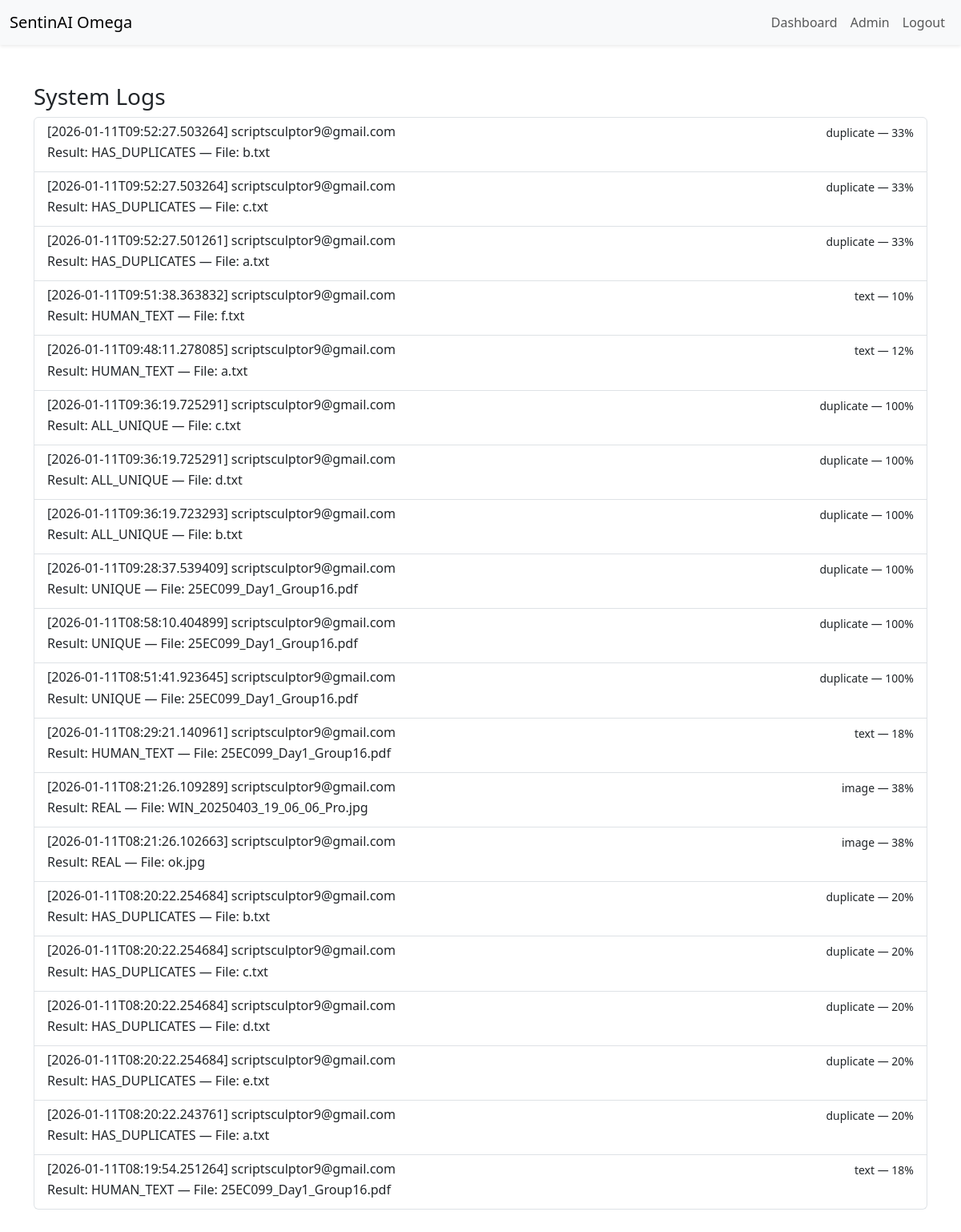
The page /admin/logs (signed in) on the database its author committed.
### tables this page shows
CREATE TABLE logs (
        id INTEGER PRIMARY KEY AUTOINCREMENT,
        user_id INTEGER,
        module TEXT,
        result TEXT,
        score INTEGER,
        filename TEXT,
        timestamp TEXT
    );

CREATE TABLE users (
        id INTEGER PRIMARY KEY AUTOINCREMENT,
        name TEXT,
        email TEXT UNIQUE,
        password TEXT,
        role TEXT DEFAULT 'user',
        blocked INTEGER DEFAULT 0,
        last_active TEXT
    );

### app.py (the view)
@app.route('/admin/logs')
@admin_required
def admin_logs():
    conn = get_db()
    logs = conn.execute('SELECT logs.*, users.email as user_email FROM logs LEFT JOIN users ON logs.user_id=users.id ORDER BY timestamp DESC LIMIT 200').fetchall()
    conn.close()
    return render_template('logs.html', logs=logs)

### app.py (called while the page is built)
def get_db():
    conn = sqlite3.connect(DB_PATH)
    conn.row_factory = sqlite3.Row
    return conn

def current_user():
    uid = session.get('user_id')
    if not uid:
        return None
    conn = get_db()
    user = conn.execute('SELECT * FROM users WHERE id = ?', (uid,)).fetchone()
    conn.close()
    return user

def admin_required(fn):
    from functools import wraps
    @wraps(fn)
    def wrapper(*args, **kwargs):
        user = current_user()
        if not user or user['role'] != 'admin':
            return redirect(url_for('login'))
        return fn(*args, **kwargs)
    return wrapper

### templates/logs.html
{% extends 'layout.html' %}
{% block content %}
<h3>System Logs</h3>
<div class="list-group">
  {% for l in logs %}
  <div class="list-group-item">
    <div class="d-flex w-100 justify-content-between">
      <h6 class="mb-1">[{{ l['timestamp'] }}] {{ l['user_email'] or 'unknown' }}</h6>
      <small>{{ l['module'] }} — {{ l['score'] }}%</small>
    </div>
    <p class="mb-1">Result: {{ l['result'] }} — File: {{ l['filename'] }}</p>
  </div>
  {% endfor %}
</div>
{% endblock %}

### rows shown on the page
logs: timestamp "2026-01-11T09:52:27.503264", email "scriptsculptor9@gmail.com", module "duplicate", score "33", result "HAS_DUPLICATES", filename "b.txt"
logs: timestamp "2026-01-11T09:52:27.503264", email "scriptsculptor9@gmail.com", module "duplicate", score "33", result "HAS_DUPLICATES", filename "c.txt"
logs: timestamp "2026-01-11T09:52:27.501261", email "scriptsculptor9@gmail.com", module "duplicate", score "33", result "HAS_DUPLICATES", filename "a.txt"
logs: timestamp "2026-01-11T09:51:38.363832", email "scriptsculptor9@gmail.com", module "text", score "10", result "HUMAN_TEXT", filename "f.txt"
logs: timestamp "2026-01-11T09:48:11.278085", email "scriptsculptor9@gmail.com", module "text", score "12", result "HUMAN_TEXT", filename "a.txt"
logs: timestamp "2026-01-11T09:36:19.725291", email "scriptsculptor9@gmail.com", module "duplicate", score "100", result "ALL_UNIQUE", filename "c.txt"
logs: timestamp "2026-01-11T09:36:19.725291", email "scriptsculptor9@gmail.com", module "duplicate", score "100", result "ALL_UNIQUE", filename "d.txt"
logs: timestamp "2026-01-11T09:36:19.723293", email "scriptsculptor9@gmail.com", module "duplicate", score "100", result "ALL_UNIQUE", filename "b.txt"
logs: timestamp "2026-01-11T09:28:37.539409", email "scriptsculptor9@gmail.com", module "duplicate", score "100", result "UNIQUE", filename "25EC099_Day1_Group16.pdf"
logs: timestamp "2026-01-11T08:58:10.404899", email "scriptsculptor9@gmail.com", module "duplicate", score "100", result "UNIQUE", filename "25EC099_Day1_Group16.pdf"
logs: timestamp "2026-01-11T08:51:41.923645", email "scriptsculptor9@gmail.com", module "duplicate", score "100", result "UNIQUE", filename "25EC099_Day1_Group16.pdf"
logs: timestamp "2026-01-11T08:29:21.140961", email "scriptsculptor9@gmail.com", module "text", score "18", result "HUMAN_TEXT", filename "25EC099_Day1_Group16.pdf"
logs: timestamp "2026-01-11T08:21:26.109289", email "scriptsculptor9@gmail.com", module "image", score "38", result "REAL", filename "WIN_20250403_19_06_06_Pro.jpg"
logs: timestamp "2026-01-11T08:21:26.102663", email "scriptsculptor9@gmail.com", module "image", score "38", result "REAL", filename "ok.jpg"
logs: timestamp "2026-01-11T08:20:22.254684", email "scriptsculptor9@gmail.com", module "duplicate", score "20", result "HAS_DUPLICATES", filename "b.txt"
logs: timestamp "2026-01-11T08:20:22.254684", email "scriptsculptor9@gmail.com", module "duplicate", score "20", result "HAS_DUPLICATES", filename "c.txt"
logs: timestamp "2026-01-11T08:20:22.254684", email "scriptsculptor9@gmail.com", module "duplicate", score "20", result "HAS_DUPLICATES", filename "d.txt"
logs: timestamp "2026-01-11T08:20:22.254684", email "scriptsculptor9@gmail.com", module "duplicate", score "20", result "HAS_DUPLICATES", filename "e.txt"
logs: timestamp "2026-01-11T08:20:22.243761", email "scriptsculptor9@gmail.com", module "duplicate", score "20", result "HAS_DUPLICATES", filename "a.txt"
logs: timestamp "2026-01-11T08:19:54.251264", email "scriptsculptor9@gmail.com", module "text", score "18", result "HUMAN_TEXT", filename "25EC099_Day1_Group16.pdf"
